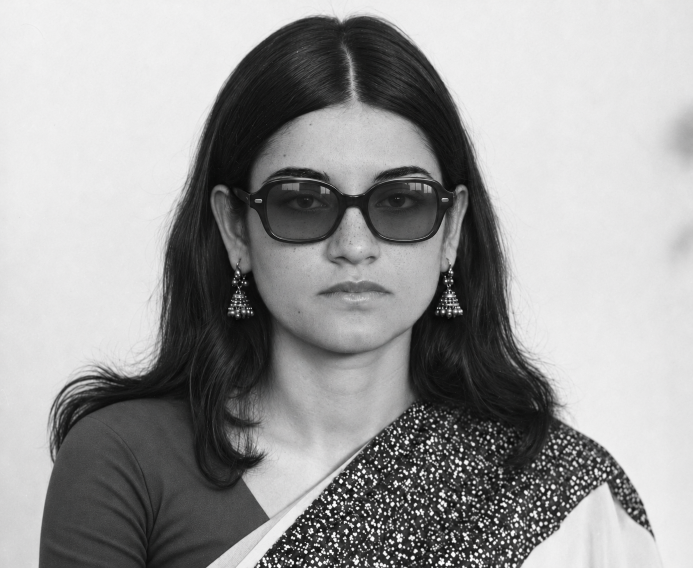
#> input picture scripts/source/portrait-sunglasses-original.png, 1385 x 1136 px (shown at 1/2 size)
$ python retouch-portrait-sunglasses.py
#> lines starting #> are read from the running program, lines starting #| are printed output that depends on the picture; after the words box and inside, x2 and y2 are one past the last pixel; in counts of white or black regions, pixels touching at a corner belong together
#!/usr/bin/env python3
"""Her photograph on Maneka's Picks (the sunglasses portrait), without the
generated texture, as a high-resolution camera records it.

    python3 scripts/retouch-portrait-sunglasses.py   (needs Pillow, numpy, scipy)

Owner, 11 Nov 2026, with this photograph: "there cannot be any ai texture on
the photo. and it should look like shot from a 100mp dslr". The photograph
carries the fine wandering-line pattern an image generator leaves on smooth
surfaces: over her forehead, cheeks, nose, lips, chin and neck, and faintly
on the blouse and the white of the sari. Read from the original
(scripts/source/portrait-sunglasses-original.png, kept out of the site),
written to media/picks/portrait.jpg:

  - on her skin and lips, inside a hand-drawn outline and away from every
    edge (the lips' outline, the nostrils, the brows, the glasses and their
    frame, the earrings, the hair): the pattern is replaced by the tone
    beneath it, an edge-keeping smoothing that never blurs an edge
  - every blemish and freckle on her skin is healed from the skin around it
    (owner, 10 Nov 2026: "skin cannot have blemishes")
  - in its place, the detail a high-resolution sensor records: fine pores and
    the faint unevenness of real skin; on cloth and the wall, only the finest
    grain
  - the whole picture at twice its size (2770 by 2272), scaled, never
    stretched, with one even sensor grain over it at that size, so nothing
    looks painted; its shape, framing and everything that is not texture
    stay exactly as they were
The noise is seeded, so a run makes the same file every time.
"""
from pathlib import Path
import numpy as np
from PIL import Image, ImageDraw
from scipy import ndimage as nd

ROOT = Path(__file__).resolve().parent.parent
SRC = ROOT / 'scripts' / 'source' / 'portrait-sunglasses-original.png'
OUT = ROOT / 'media' / 'picks' / 'portrait.jpg'
rng = np.random.default_rng(20261111)

rgb = np.asarray(Image.open(SRC).convert('RGB')).astype(np.float64)
H, W, _ = rgb.shape
#> H = 1136; W = 1385
L = rgb @ np.array([0.299, 0.587, 0.114])


def poly_mask(points, blur):
#> called with blur = 3
    m = Image.new('L', (W, H), 0)
#> m: PIL image 1385x1136 L; every value is 0
    ImageDraw.Draw(m).polygon(points, fill=255)
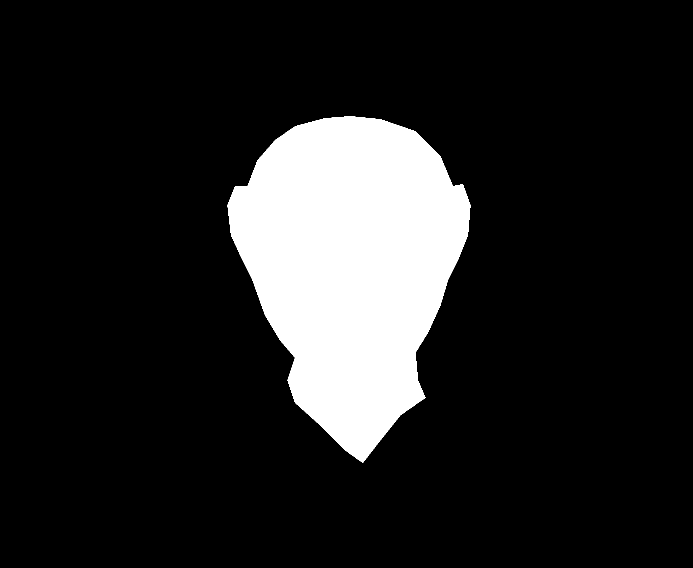
#> m: PIL image 1385x1136 L (shown at 1/2 size); 13.8% white; 1 white region, box (x1, y1, x2, y2) and area: (455, 232, 941, 926) 217646
    return nd.gaussian_filter(np.asarray(m, np.float64) / 255, blur)


def bilateral(img, sigma_s, sigma_r, radius):
    """An edge-keeping smoothing: each pixel the mean of its neighbours of a
    like tone, so an edge (a darker or lighter neighbour) is never pulled in."""
    pad = np.pad(img, radius, mode='reflect')
    num = np.zeros_like(img)
    den = np.zeros_like(img)
    for dy in range(-radius, radius + 1):
        for dx in range(-radius, radius + 1):
            ws = np.exp(-(dx * dx + dy * dy) / (2 * sigma_s ** 2))
            nb = pad[radius + dy:radius + dy + H, radius + dx:radius + dx + W]
            w = ws * np.exp(-((nb - img) ** 2) / (2 * sigma_r ** 2))
            num += w * nb
            den += w
    return num / den


# her skin: face, ears, neck and the chest above the sari
SKIN = [(590, 252), (650, 236), (700, 232), (760, 238), (830, 262), (880, 312), (905, 372), (925, 368),
        (940, 410), (935, 470), (915, 520), (895, 560), (880, 610), (855, 665), (830, 705), (835, 760),
        (850, 795), (800, 830), (760, 880), (725, 925), (690, 900), (640, 850), (590, 805), (575, 760),
        (590, 715), (560, 680), (530, 630), (505, 560), (485, 520), (462, 470), (455, 410), (470, 372),
        (495, 372), (515, 320), (550, 280)]
skin = poly_mask(SKIN, 3)
# the glasses: the skin seen through the lenses is skin too; the frame, the
# eyes, the lashes and the reflections are edges, and edges are kept
GLASSES = [(488, 352), (700, 352), (915, 352), (915, 490), (790, 492), (735, 470), (700, 465), (665, 470),
           (612, 492), (488, 490)]
glasses = poly_mask(GLASSES, 2)
#> in poly_mask (call 2), `ImageDraw.Draw(m).polygon(points, fill=255)`: m: PIL image 1385x1136 L; 3.6% white; 1 white region, box (x1, y1, x2, y2) and area: (488, 352, 916, 493) 57003
# her eyes and lashes behind the glass are left exactly as they are
yy, xx = np.ogrid[:H, :W]
#> yy = 1136 values from 0 to 1135
eyes = np.zeros((H, W))
for cx, cy in ((612, 402), (795, 400)):
    eyes = np.maximum(eyes, ((((xx - cx) / 78.0) ** 2 + ((yy - cy) / 36.0) ** 2) < 1).astype(np.float64))
#> eyes: shape (1136, 1385) float64; values 0 (black) and 1 (white), 1.1% white; 2 white regions, box (x1, y1, x2, y2) and area: (718, 365, 873, 436) 8801, (535, 367, 690, 438) 8801
eyes = nd.gaussian_filter(eyes, 4)
# the earrings and their hooks
yy, xx = np.ogrid[:H, :W]
for cx, cy, r in ((485, 560, 42), (900, 560, 42)):
    skin *= 1 - nd.gaussian_filter((((xx - cx) / 0.8) ** 2 + ((yy - cy) / 1.6) ** 2 < r * r).astype(np.float64), 3)

# edges: where the picture really changes (the lips' line, the nostrils,
# the brows, strands of hair), read through the pattern
grad = nd.gaussian_gradient_magnitude(L, 2.2)
edge = np.clip((grad - 5.5) / 4, 0, 1)
edge = nd.maximum_filter(edge, 3)
edge = nd.gaussian_filter(edge, 1.2)
dark = np.clip((95 - nd.gaussian_filter(L, 2)) / 20, 0, 1) * (1 - glasses)  # hair and brows, not the tinted glass

# 1. the pattern out: smooth where it is skin and not an edge
base = bilateral(L, 3.0, 16.0, 6)
base = bilateral(base, 2.0, 10.0, 4)
#> call 2 of bilateral, with sigma_s = 2, sigma_r = 10, radius = 4
#> after the loop in bilateral (call 2), `for dy in range(-radius, radius + 1):`:
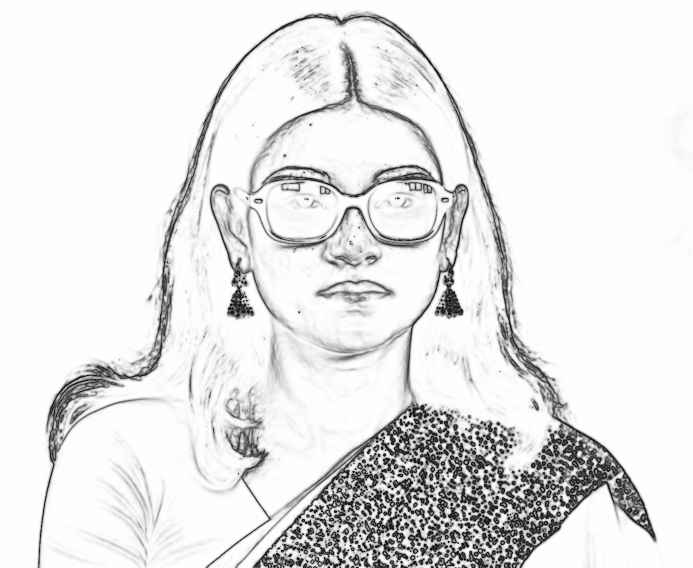
#> den: shape (1136, 1385) float64 (shown at 1/2 size); min 1, max 23.99, mean 21.7; drawn with min black and max white
keep = np.clip(edge + dark + eyes, 0, 1)
w_skin = skin * (1 - keep)
clean = L + w_skin * (base - L)

# 2. blemishes and freckles: small spots darker than the skin round them
med = nd.median_filter(clean, 13)
spot = np.clip((med - clean - 3.0) / 4.0, 0, 1)
spot = nd.grey_dilation(spot, size=(3, 3))
spot = nd.gaussian_filter(spot, 1.0) * w_skin
clean = clean + spot * (med - clean)

# 3. cloth and wall: smooth, mid to light, little detail; a lighter touch
low = nd.gaussian_filter(L, 6)
detail = nd.gaussian_filter(np.abs(L - nd.gaussian_filter(L, 2.5)), 5)
flat = np.clip((6 - detail) / 3, 0, 1) * np.clip((low - 50) / 15, 0, 1) * (1 - keep) * (1 - skin)
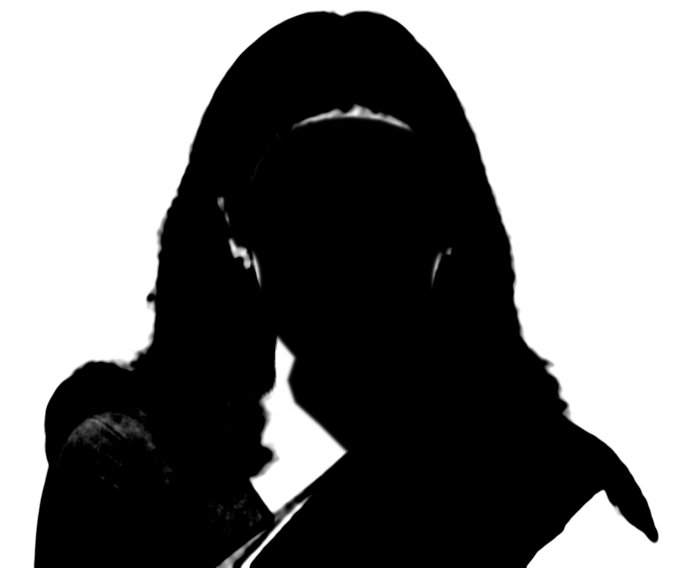
#> flat: shape (1136, 1385) float64 (shown at 1/2 size); min 0, max 1, mean 0.478
clean = clean + 0.8 * flat * (bilateral(clean, 2.0, 8.0, 4) - clean)
#> call 3 of bilateral, with sigma_s = 2, sigma_r = 8, radius = 4
#> after the loop in bilateral (call 3), `for dy in range(-radius, radius + 1):`:
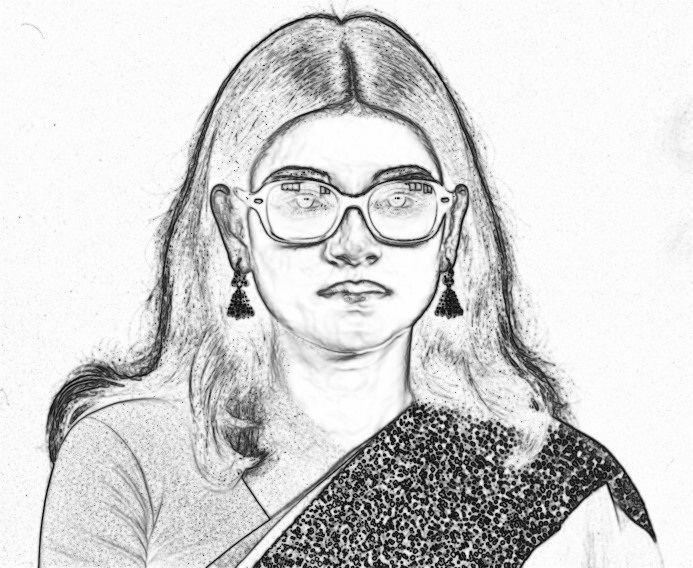
#> den: shape (1136, 1385) float64 (shown at 1/2 size); min 1, max 23.99, mean 20.1; drawn with min black and max white
#> after the loop in bilateral (call 3), `for dy in range(-radius, radius + 1):`:
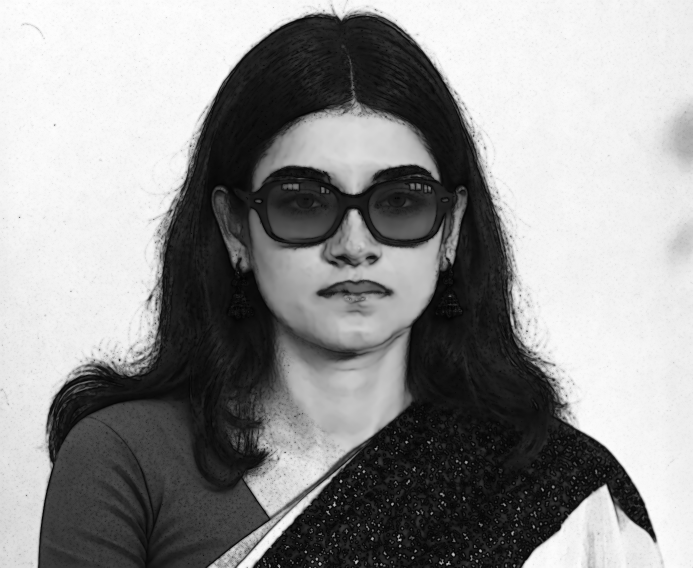
#> num: shape (1136, 1385) float64 (shown at 1/2 size); min 53.6, max 5758.7, mean 3314.8; drawn with min black and max white

# 4. what a sensor records: pores and the faint unevenness of skin
pores = nd.gaussian_filter(rng.standard_normal((H, W)), 0.7)
pores /= pores.std()
uneven = nd.gaussian_filter(rng.standard_normal((H, W)), 7)
uneven /= uneven.std()
tone = np.clip(clean / 200, 0.35, 1.0)
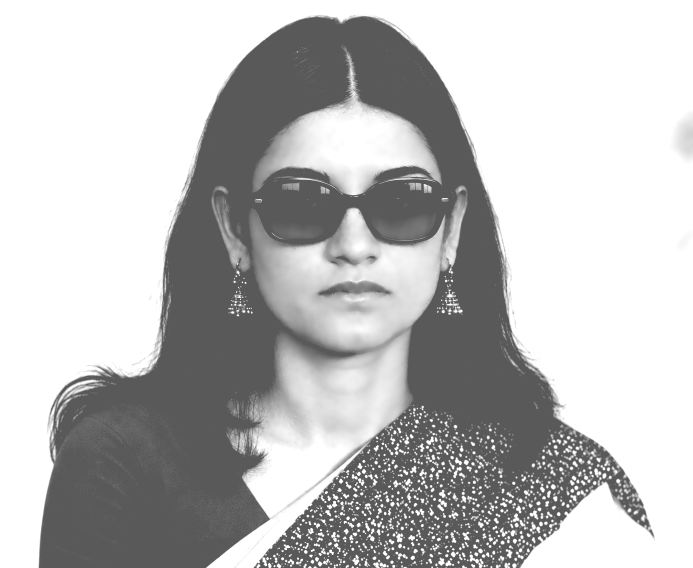
#> tone: shape (1136, 1385) float64 (shown at 1/2 size); min 0.35, max 1, mean 0.742
clean = clean + w_skin * tone * (2.1 * pores + 1.2 * uneven)

# the change, laid on every channel, so its own tint stays
delta = (clean - L)[..., None]
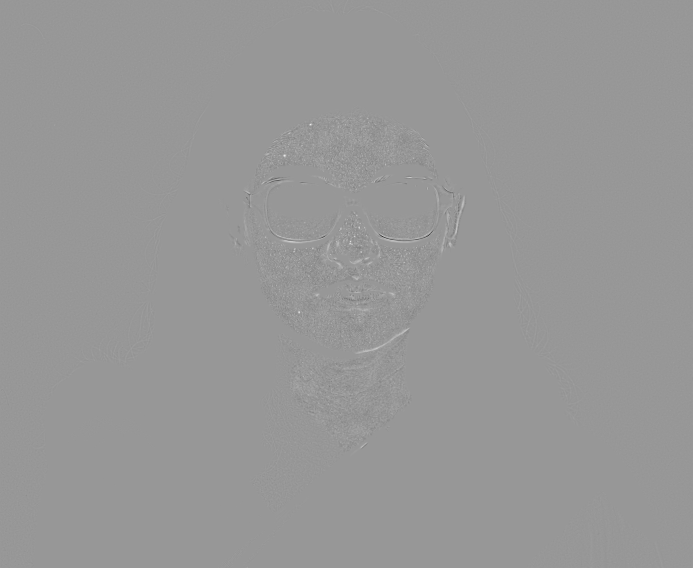
#> delta: shape (1136, 1385, 1) float64 (shown at 1/2 size); min -89.16, max 60.88, mean 0; drawn with min black and max white
out = np.clip(rgb + delta, 0, 255)

# 5. twice the size, scaled (never stretched), with one even grain and a
#    light sharpening at that size
big = Image.fromarray(out.round().astype(np.uint8)).resize((W * 2, H * 2), Image.LANCZOS)
b = np.asarray(big).astype(np.float64)
bl = b @ np.array([0.299, 0.587, 0.114])
soft = nd.gaussian_filter(bl, 1.1)
sharp = 0.45 * (bl - soft)
grain = nd.gaussian_filter(rng.standard_normal(bl.shape), 0.55)
grain /= grain.std()
mid = 4 * (bl / 255) * (1 - bl / 255)  # grain shows most in the mid tones, as a sensor's does
b = np.clip(b + (sharp + 1.6 * mid * grain)[..., None], 0, 255)
Image.fromarray(b.round().astype(np.uint8)).save(OUT, quality=93, subsampling=0, optimize=True, progressive=True)
print(OUT.relative_to(ROOT), Image.open(OUT).size)
